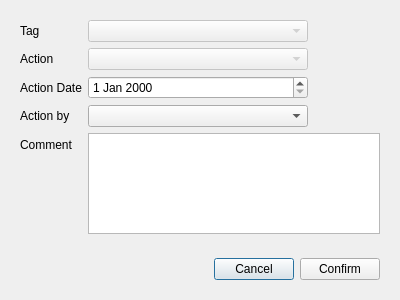
<?xml version="1.0" encoding="UTF-8"?>
<ui version="4.0">
 <class>task_closer</class>
 <widget class="QDialog" name="task_closer">
  <property name="geometry">
   <rect>
    <x>0</x>
    <y>0</y>
    <width>400</width>
    <height>300</height>
   </rect>
  </property>
  <property name="windowTitle">
   <string>Close task</string>
  </property>
  <layout class="QVBoxLayout" name="verticalLayout">
   <item>
    <widget class="QWidget" name="widget" native="true">
     <layout class="QFormLayout" name="formLayout">
      <item row="0" column="0">
       <widget class="QLabel" name="label">
        <property name="text">
         <string>Tag</string>
        </property>
       </widget>
      </item>
      <item row="1" column="0">
       <widget class="QLabel" name="label_2">
        <property name="text">
         <string>Action</string>
        </property>
       </widget>
      </item>
      <item row="2" column="0">
       <widget class="QLabel" name="label_3">
        <property name="text">
         <string>Action Date</string>
        </property>
       </widget>
      </item>
      <item row="2" column="1">
       <widget class="QDateEdit" name="action_date">
        <property name="maximumSize">
         <size>
          <width>220</width>
          <height>16777215</height>
         </size>
        </property>
       </widget>
      </item>
      <item row="1" column="1">
       <widget class="QComboBox" name="action_combo">
        <property name="enabled">
         <bool>false</bool>
        </property>
        <property name="maximumSize">
         <size>
          <width>220</width>
          <height>16777215</height>
         </size>
        </property>
       </widget>
      </item>
      <item row="0" column="1">
       <widget class="QComboBox" name="tag_combo">
        <property name="enabled">
         <bool>false</bool>
        </property>
        <property name="maximumSize">
         <size>
          <width>220</width>
          <height>16777215</height>
         </size>
        </property>
       </widget>
      </item>
      <item row="3" column="0">
       <widget class="QLabel" name="label_4">
        <property name="text">
         <string>Action by</string>
        </property>
       </widget>
      </item>
      <item row="4" column="0">
       <widget class="QLabel" name="label_5">
        <property name="text">
         <string>Comment</string>
        </property>
       </widget>
      </item>
      <item row="4" column="1">
       <widget class="QPlainTextEdit" name="Comment"/>
      </item>
      <item row="3" column="1">
       <widget class="QComboBox" name="actionBy_combo">
        <property name="maximumSize">
         <size>
          <width>220</width>
          <height>16777215</height>
         </size>
        </property>
       </widget>
      </item>
     </layout>
    </widget>
   </item>
   <item>
    <widget class="QWidget" name="widget_2" native="true">
     <property name="maximumSize">
      <size>
       <width>16777215</width>
       <height>50</height>
      </size>
     </property>
     <layout class="QHBoxLayout" name="horizontalLayout">
      <item>
       <spacer name="horizontalSpacer">
        <property name="orientation">
         <enum>Qt::Orientation::Horizontal</enum>
        </property>
        <property name="sizeHint" stdset="0">
         <size>
          <width>40</width>
          <height>20</height>
         </size>
        </property>
       </spacer>
      </item>
      <item>
       <widget class="QPushButton" name="cancel_button">
        <property name="text">
         <string>Cancel</string>
        </property>
       </widget>
      </item>
      <item>
       <widget class="QPushButton" name="confirm_button">
        <property name="text">
         <string>Confirm</string>
        </property>
       </widget>
      </item>
     </layout>
    </widget>
   </item>
  </layout>
 </widget>
 <resources/>
 <connections/>
</ui>
